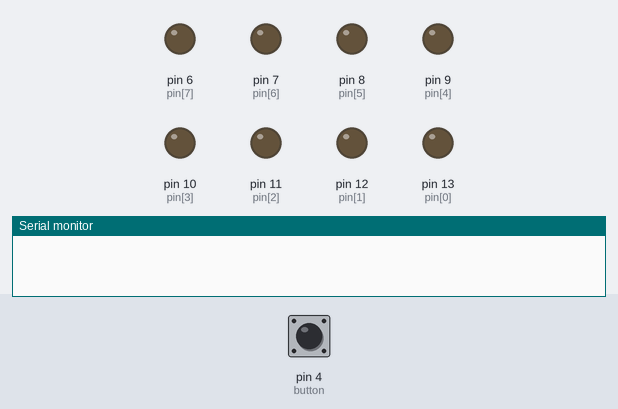
Bench run of a sketch on a simulated Arduino Uno, built with avr-gcc and run on an emulated ATmega328P. Shown: output pins drawn as LEDs (lit = HIGH), the last lines printed to the serial monitor. The inputs (shaded band) are chosen by the test bench; at power-on: pin 4 (button) LOW. Random numbers use the default seed unless the sketch sets one.

Above: at 1.2 s.
1.3 s: pin 4 (button) pulled HIGH for 0.15 s
At 2.05 s:
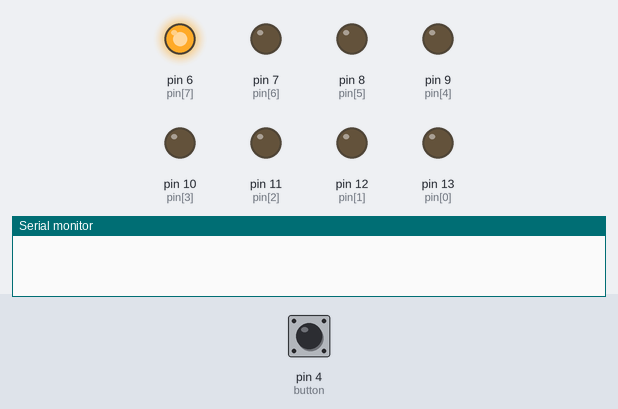
At 3.25 s:
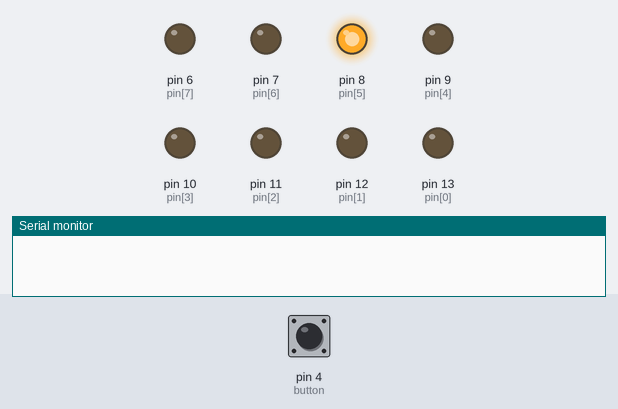
7.3 s: pin 4 (button) pulled HIGH for 3.2 s
At 10.45 s:
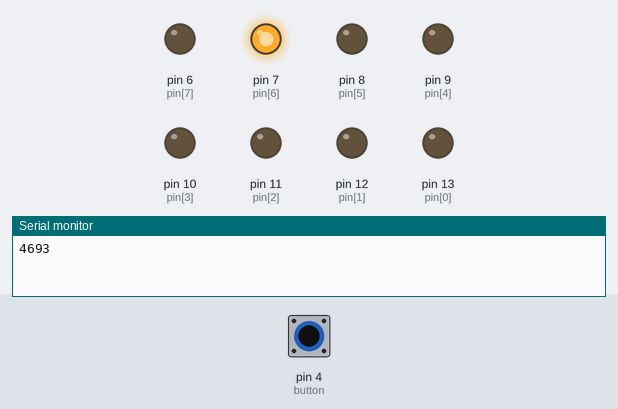
Timing chart, 0 to 15.1 s (numbered marks = the images above; inputs shaded):
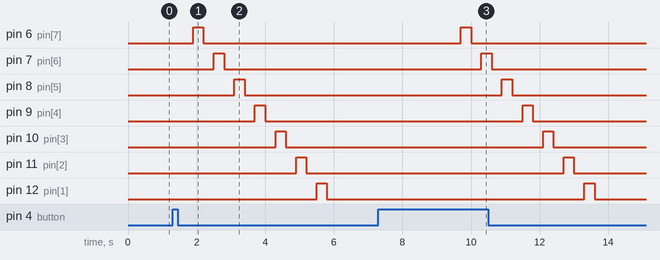

Measured:
- after the input at 1.3 s, pin 6 (pin[7]): LOW → HIGH after 0.60 s, → LOW 0.30 s later; pin 7 (pin[6]): LOW → HIGH after 1.2 s, → LOW 0.30 s later; pin 8 (pin[5]): LOW → HIGH after 1.8 s, → LOW 0.30 s later; pin 9 (pin[4]): LOW → HIGH after 2.4 s, → LOW 0.30 s later; pin 10 (pin[3]): LOW → HIGH after 3.0 s, → LOW 0.30 s later
- after the input at 7.3 s, pin 6 (pin[7]): LOW → HIGH after 2.4 s, → LOW 0.30 s later; pin 7 (pin[6]): LOW → HIGH after 3.0 s, → LOW 0.30 s later; pin 8 (pin[5]): LOW → HIGH after 3.6 s, → LOW 0.30 s later; pin 9 (pin[4]): LOW → HIGH after 4.2 s, → LOW 0.30 s later; pin 10 (pin[3]): LOW → HIGH after 4.8 s, → LOW 0.30 s later

The sketch:

Cau2.ino
```cpp
byte pin[] = {13,12,11,10,9,8,7,6};
int button = 4;
void setup() {
  for(int i = 0 ; i < sizeof(pin) ; i++){
    pinMode(pin[i],OUTPUT);
    digitalWrite(pin[i],0);
  }
  pinMode(button, INPUT);
  Serial.begin(9600);
}
void loop() {
  int n = random(5000,10000);
  int m;
  int ledRD = random(0,sizeof(pin)-1);

  //Cau2b
  if(digitalRead(button)==1){
    long timeRun = millis();
    for(int i = sizeof(pin) ; i > 0 ; i--){
      digitalWrite(pin[i],1);
      delay(300);
      digitalWrite(pin[i],0);
      delay(300);
    }
  //Cau2c
  if(timeRun <= n || timeRun >=n || timeRun == n ){
    m=n/1.5;
    Serial.println(m);
    delay(3000);
  }
 }
}
```
